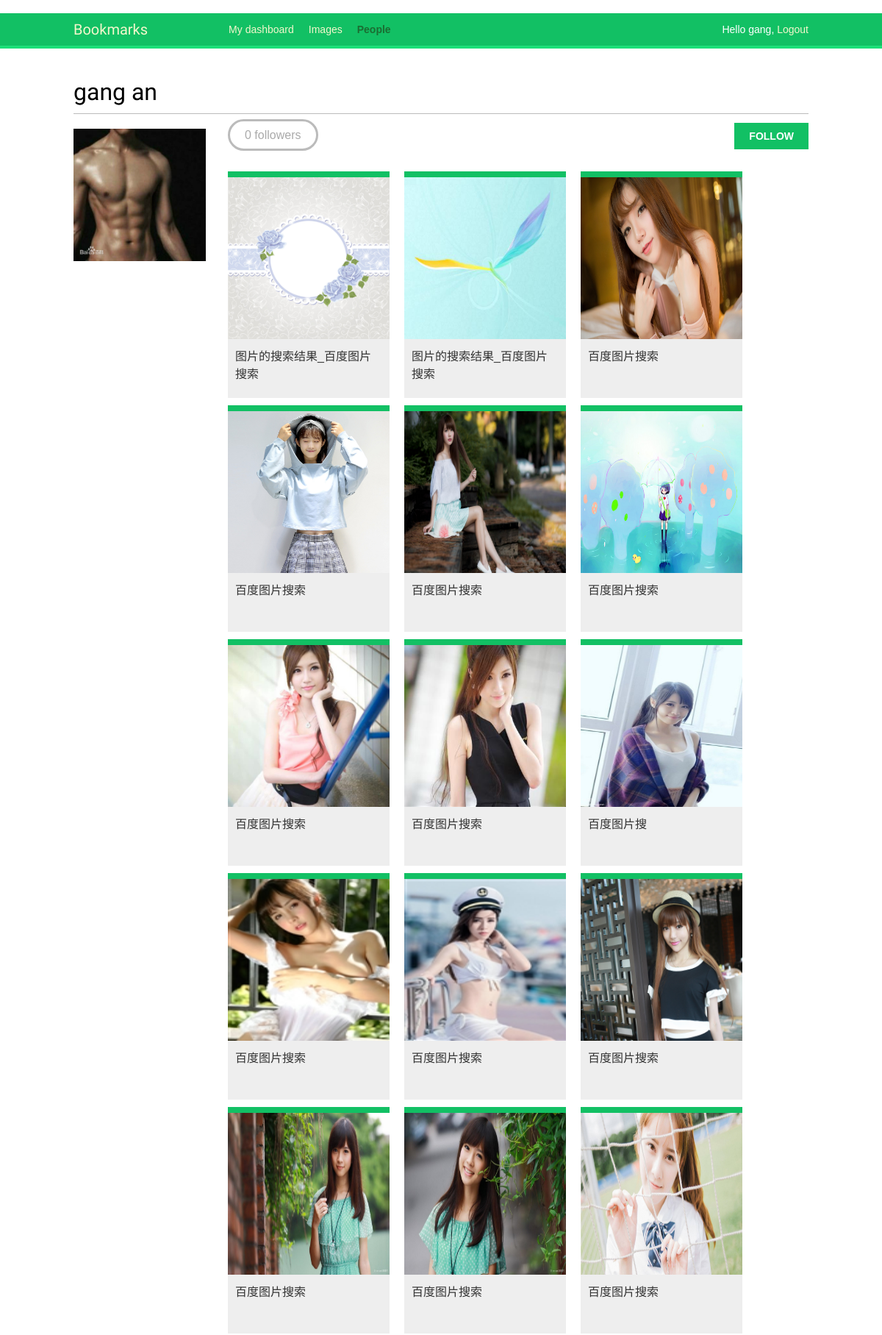
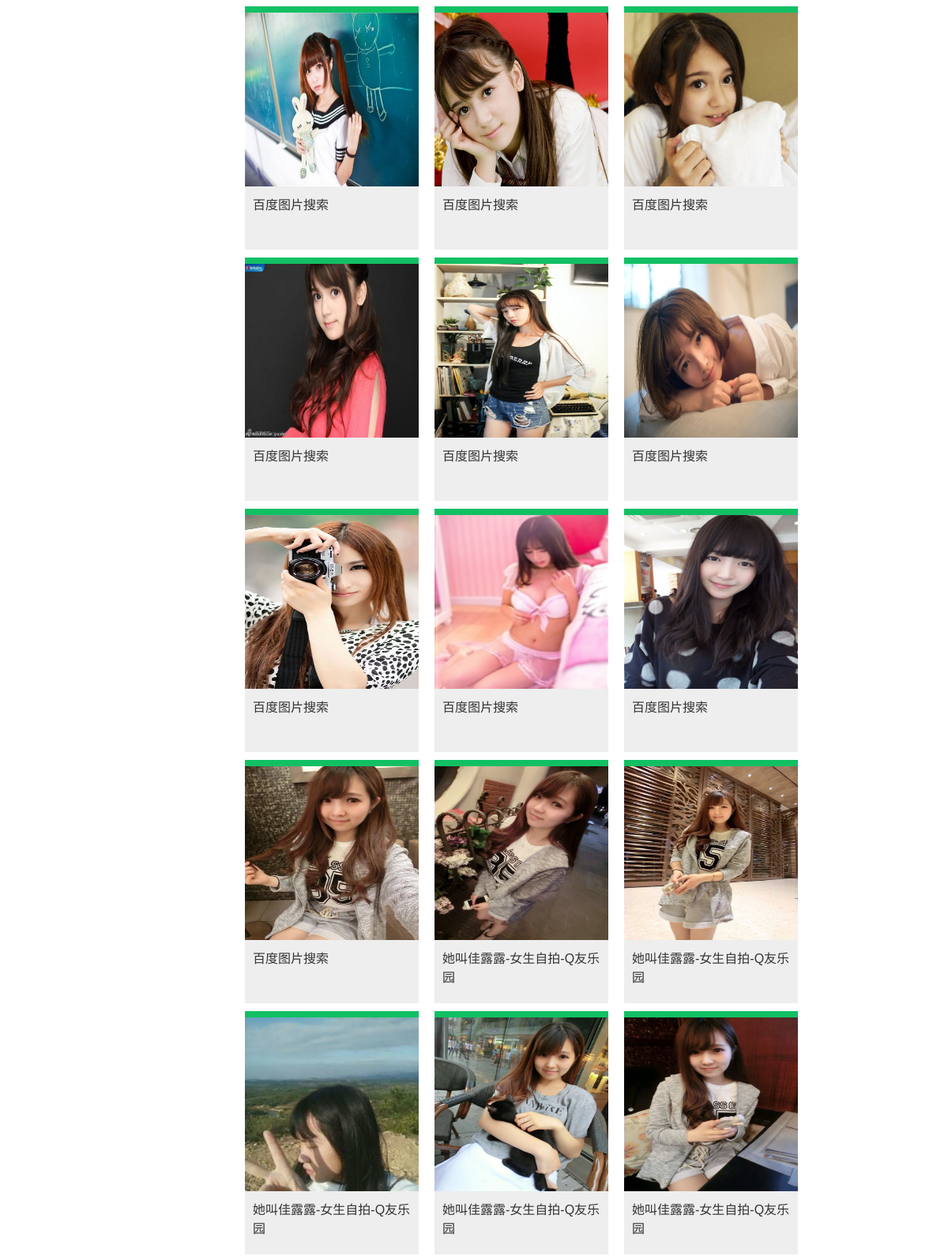
The app's page /account/users/gang.an/ (signed in, upper part) with its own data (2 pictures, top to bottom).
### account/models.py (models this page shows, shortened)
class Profile(models.Model):
    user = models.OneToOneField(settings.AUTH_USER_MODEL)
    date_of_birth = models.DateField(blank=True, null=True)
    photo = models.ImageField(upload_to='users/%Y/%m/%d', blank=True)

### images/models.py (models this page shows, shortened)
class Image(models.Model):
    user = models.ForeignKey(settings.AUTH_USER_MODEL,related_name='images_created')
    title = models.CharField(max_length=200)
    slug = models.SlugField(max_length=200,blank=True)
    url = models.URLField()
    image = models.ImageField(upload_to='images/%Y/%m/%d')
    description = models.TextField(blank=True)
    created = models.DateField(auto_now_add=True,db_index=True)
    user_like = models.ManyToManyField(settings.AUTH_USER_MODEL,
                                        related_name='images_liked',blank=True)
    def get_absolute_url(self):
        return reverse('images:detail',args=(self.id,self.slug))

### account/views.py (the view)
# urls.py: url(r'^users/(?P<username>.+)/$', views.user_detail, name='user_detail'),
@login_required
def user_detail(request, username):
    user = get_object_or_404(User, username=username, is_active=True)
    return render(request, 'account/user/detail.html', {'section': 'people','user': user})

### account/templates/account/user/detail.html (shortened to what this page needs)
{% extends "base.html" %}
{% block content %}
    <h1>{{ user.get_full_name }}</h1>
    <div class="profile-info">
        <img src="{{ user.profile.photo.url }}"  height="180" width="180"/>
    </div>
    {% with total_followers=user.followers.count %}
    <span class="count">
        <span class="total">{{ total_followers }}</span>
        follower{{ total_followers|pluralize }}
    </span>
    <a href="{% url "user_follow" %}" data-id="{{ user.id }}" data-action="{% if request.user in user.followers.all %}un{% endif %}follow" class="follow button">
        {% if request.user not in user.followers.all %}
            Follow
        {% else %}
            Unfollow
        {% endif %}
    </a>
    <div id="image-list" class="image-container">
        {% include "images/image/list_ajax.html" with images=user.images_created.all %}
    </div>
    {% endwith %}
{% endblock %}

### account/templates/base.html (shortened to what this page needs)
﻿{% load staticfiles %}
<!DOCTYPE html>
<html>
<head>
    <link href="{% static "css/base.css" %}" rel="stylesheet">
</head>
<body>
    <div id="header">
        <span class="logo"><a href="{% url "dashboard" %}">Bookmarks</a></span>
        {% if request.user.is_authenticated %}
        <ul class="menu">
            <li {% if section == "dashboard" %}class="selected"{% endif %}>
                <a href="{% url "dashboard" %}">My dashboard</a>
            </li>
            <li {% if section == "images" %}class="selected"{% endif %}>
                <a href="{% url "images:list" %}">Images</a>
            </li>
            <li {% if section == "people" %}class="selected"{% endif %}>
                <a href="{% url "user_list" %}">People</a>
            </li>
        </ul>
        {% endif %}
        <span class="user">
            {% if request.user.is_authenticated %}
                Hello {{ request.user.first_name }},
                <a href="{% url "logout" %}">Logout</a>
            {% else %}
                <a href="{% url "login" %}">Log-in</a>
            {% endif %}
        </span>
    </div>
    <div id="content">
        {% block content %}
        {% endblock %}
    </div>
</body>
</html>

### images/templates/images/image/list_ajax.html (shortened to what this page needs)
{% load thumbnail %}
{% for image in images %}
    <div class="image">
        <a href="{{ image.get_absolute_url }}">
            <img src="{{ image.image.url }}"  height="300"/>
        </a>
        <div class="info">
            <a href="{{ image.get_absolute_url }}" class="title">{{ image.title }}</a>
        </div>
    </div>
{% endfor %}

### account/static/css/base.css (style rules this page uses)
body { margin:0; padding:0; font-family:helvetica, sans-serif; }
a { color:#12c064; text-decoration:none; }
h1, h2, h3, h4, h5 , h6 { font-family: 'Muli', sans-serif; font-weight:normal; }
h1 { border-bottom:1px solid #bbb; padding:0 0 10px 0; margin:10px 0 20px 0; }
#header { padding:10px 100px; font-size:14px; background:#12c064; color:#fff; border-bottom:4px solid #1cdf78; overflow:auto; }
#header .logo { font-family: 'Muli', sans-serif; float:left; color:#f3f7cc; font-size:20px; margin-right:10%; }
#header ul.menu { list-style:none; float:left; margin:0; padding:0; }
#header ul.menu li { float:left; padding:4px 10px; }
#header ul.menu li.selected a, #header ul.menu li.selected a:hover { color:#1b6d32; font-weight:bold; }
#header a { color:#f3f7cc; }
#header .user { float:right; padding-top:4px; }
#content { padding:30px 100px; }
input[type=submit], a.button { font-weight:bold; background:#12c064; color:#fff; padding:10px 20px; font-size:14px; text-transform:uppercase; }
.count { color:#aaa; border:3px solid #bbb; border-radius:26px; padding:10px 20px; margin:20px 10px 0; }
a.like, a.follow { float:right; margin-top:-8px; }
#image-list { overflow:auto; }
#image-list .image { float:left; width:220px; height:300px; margin:0 10px 10px 10px; border-top:8px solid #12c064; background:#eee; }
#image-list img { width:220px; height:220px; }
#image-list .info { padding:10px; }
#image-list .info a { color:#333; }
.profile-info { float:left; overflow:auto; margin-right:20px; }
.image-container { margin-top:40px; }

### records on screen
Image: image (picture), title "图片的搜索结果_百度图片搜索"
Image: image (picture), title "图片的搜索结果_百度图片搜索"
Image: image (picture), title "百度图片搜索"
Image: image (picture), title "百度图片搜索"
Image: image (picture), title "百度图片搜索"
Image: image (picture), title "百度图片搜索"
Image: image (picture), title "百度图片搜索"
Image: image (picture), title "百度图片搜索"
Image: image (picture), title "百度图片搜"
Image: image (picture), title "百度图片搜索"
Image: image (picture), title "百度图片搜索"
Image: image (picture), title "百度图片搜索"
Image: image (picture), title "百度图片搜索"
Image: image (picture), title "百度图片搜索"
Image: image (picture), title "百度图片搜索"
Image: image (picture), title "百度图片搜索"
Image: image (picture), title "百度图片搜索"
Image: image (picture), title "百度图片搜索"
Image: image (picture), title "百度图片搜索"
Image: image (picture), title "百度图片搜索"
Image: image (picture), title "百度图片搜索"
Image: image (picture), title "百度图片搜索"
Image: image (picture), title "百度图片搜索"
Image: image (picture), title "百度图片搜索"
Image: image (picture), title "百度图片搜索"
Image: image (picture), title "她叫佳露露-女生自拍-Q友乐园"
Image: image (picture), title "她叫佳露露-女生自拍-Q友乐园"
Image: image (picture), title "她叫佳露露-女生自拍-Q友乐园"
Image: image (picture), title "她叫佳露露-女生自拍-Q友乐园"
Image: image (picture), title "她叫佳露露-女生自拍-Q友乐园"

### other values on screen
{{ request.user.first_name }} "gang"
{{ user.get_full_name }} "gang an"
{{ total_followers }} "0"
